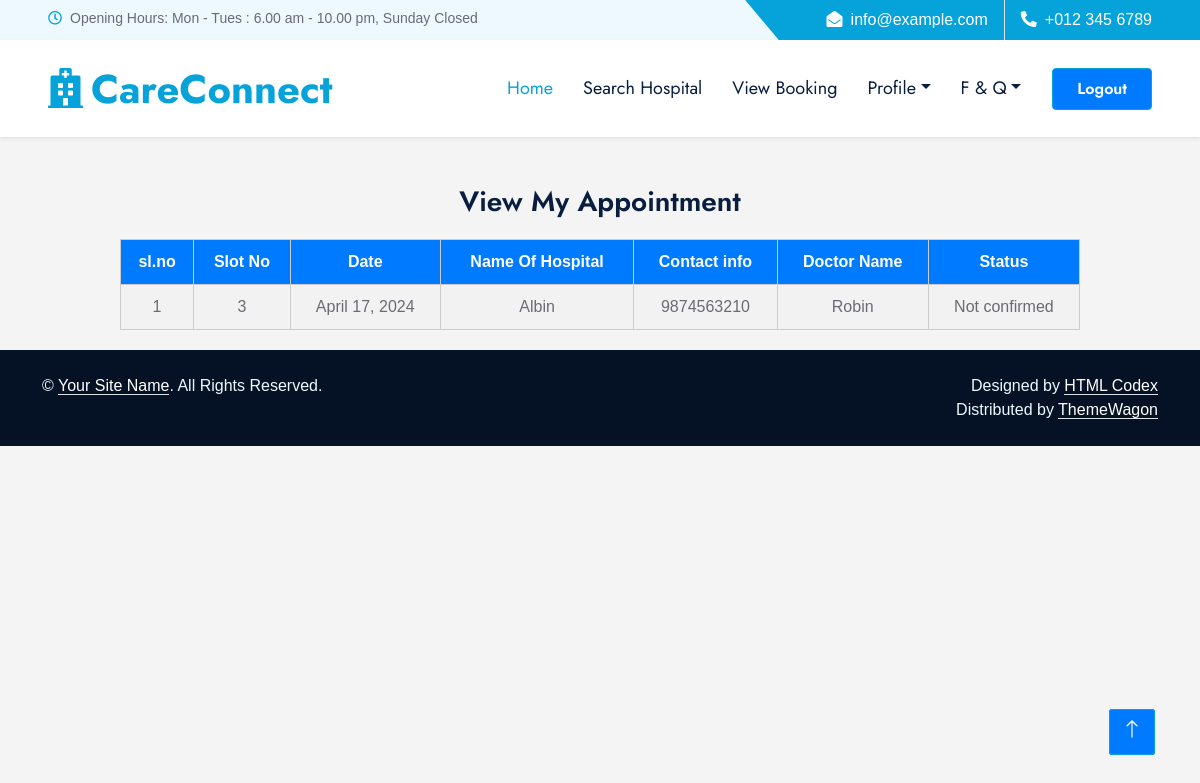
The page /wuser/Viewmybooking/ (signed in) on the database its author committed.
### User/models.py (models this page shows)
class tbl_appointment(models.Model):
   appointment_date=models.DateField(auto_now_add=True)
   appointment_status=models.CharField(max_length=2,default=0)
   slot=models.ForeignKey(tbl_slots,on_delete=models.CASCADE,null=True)
   user=models.ForeignKey(tbl_user,on_delete=models.CASCADE,null=True)

### Consultancy/models.py (models this page shows)
class  tbl_slots(models.Model):
   slots=models.CharField(max_length=50)
   available=models.ForeignKey(tbl_available,on_delete=models.CASCADE,null=True)
   slot_status=models.CharField(max_length=2,default=0)

class  tbl_available(models.Model):
   available_date=models.DateField(max_length=50)
   available_formtime=models.CharField(max_length=50)
   available_totime=models.CharField(max_length=50)
   Doctor=models.ForeignKey(tbl_doctor,on_delete=models.CASCADE,null=True)

### Guest/models.py (models this page shows)
class tbl_user(models.Model):
    user_name=models.CharField(max_length=50)
    user_email=models.CharField(max_length=50)
    user_contact=models.CharField(max_length=50)
    user_address=models.CharField(max_length=50)
    user_gender=models.CharField(max_length=50)
    user_photo=models.FileField(upload_to='userdoc/')
    user_password=models.CharField(max_length=50)
    place=models.ForeignKey(tbl_place,on_delete=models.CASCADE)

### Hospital/models.py (models this page shows)
class tbl_doctor(models.Model):
    doctor_name=models.CharField(max_length=50)
    doctor_address=models.CharField(max_length=50)
    doctor_Contact=models.CharField(max_length=50)
    doctor_gender=models.CharField(max_length=50)
    doctor_email=models.CharField(max_length=50)
    Department=models.ForeignKey(tbl_department,on_delete=models.CASCADE)
    doctor_photo=models.FileField(upload_to='HosDoc/')
    doctor_proof=models.FileField(upload_to='HosDoc/')
    doctor_password=models.CharField(max_length=50)
    hospital=models.ForeignKey(tbl_newhospital,on_delete=models.CASCADE,null=True)

### User/views.py (the view)
# urls.py: path('Viewmybooking/',views.viewmybooking,name='Viewmybooking'),
def viewmybooking(request):
    user=tbl_user.objects.get(id=request.session['uid'])
    vObj=tbl_appointment.objects.filter(user=user)
    return render(request,"User/ViewMyBooking.html",{'data':vObj})

### User/Templates/User/ViewMyBooking.html (shortened to what this page needs)
{% extends 'User/Head.html' %}
{% load static %}
{% block content %}
<!DOCTYPE html>
<html lang="en">
<head>
</head>
<body>
    <br><br>
    <h3 align="center">View My Appointment</h3>
    <form action="" method="post">
        <table border="0" align="center" cellpadding="10">
            <tr>
                <th>sl.no</th>
                <th>Slot No</th>
                <th>Date</th>
                <th>Name Of Hospital</th>
                <th>Contact info</th>
                <th>Doctor Name</th>
                <th>Status</th>
            </tr>
            {% for i in data %}
            <tr>
                <td>{{ forloop.counter }}</td>
                <td>{{ i.slot.slots }}</td>
                <td>{{ i.appointment_date }}</td>
                <td>{{ i.user.user_name }}</td>
                <td>{{ i.user.user_contact }}</td>
                <td>{{ i.slot.available.Doctor.doctor_name }}</td>
                <td>
                    {% if i.appointment_status == '0' %}
                        Not confirmed
                    {% elif i.appointment_status == '1' %}
                        Appointment confirmed
                    {% elif i.appointment_status == '3' %}
                        Consulted |
                        <a href="{% url 'webuser:Viewmedicalreport' i.id %}" class="btn">Medical Report</a>|&nbsp;
                        <a href="{% url 'webuser:Viewprescribtion' i.id %}" class="btn">Medicine Prescription</a>
                    {% else %}
                        Rejected
                    {% endif %}
                </td>
            </tr>
            {% endfor %}
        </table>
    </form>
</body>
</html>
{% endblock content %}

### Guest/static/Hospital/css/style.css (style rules this page uses)
:root { --primary: #06A3DA; --secondary: #F57E57; --light: #EEF9FF; --dark: #091E3E; }
h3, h4, .font-weight-semi-bold { font-weight: 600 !important; }

### User/Templates/User/ViewMyBooking.html (style rules this page uses)
body { font-family: Arial, sans-serif; background-color: #f4f4f4; margin: 0; padding: 0; }
table { width: 80%; margin: 20px auto; border-collapse: collapse; }
th, td { padding: 10px; text-align: center; border: 1px solid #ccc; }
th { background-color: #007bff; color: #fff; }
tr:nth-child(even) { background-color: #f2f2f2; }

### rows shown on the page
tbl_appointment: slot.slots "3", appointment_date "April 17, 2024", user.user_name "Albin", user.user_contact "9874563210", slot.available.Doctor.doctor_name "Robin", appointment_status "Not confirmed"
